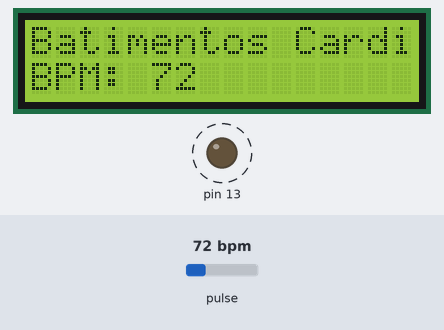
A sketch run on a simulated Arduino Uno, built with avr-gcc and run on an emulated ATmega328P. Shown: 16×2 character LCD, output pins drawn as LEDs (lit = HIGH). Dashed ring = blinking. Inputs (shaded band) come from the test bench; at power-on: pulse 72 bpm. What the sketch prints to the serial monitor is not drawn.

Above: at 1.4 s.
1.5 s: pulse set to 42 bpm
At 3.4 s:
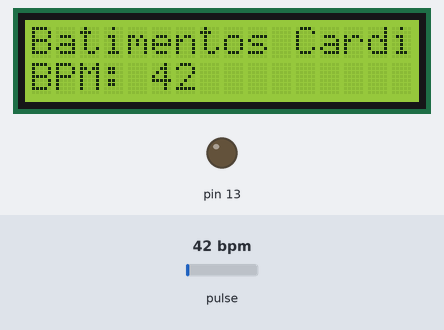
3.9 s: pulse set to 158 bpm
At 4.22 s:
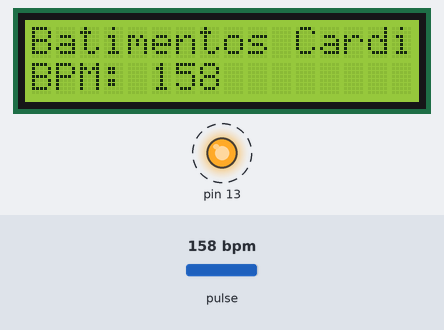
5.6 s: pulse set to 70 bpm
At 6.8 s:
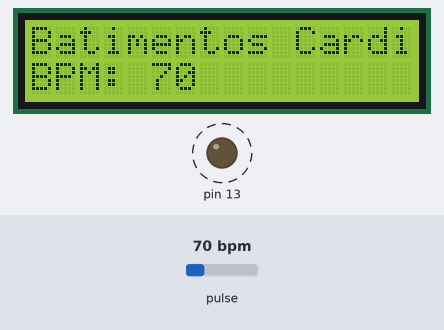
Timing chart, 0 to 13.8 s (numbered marks = the images above; inputs shaded):
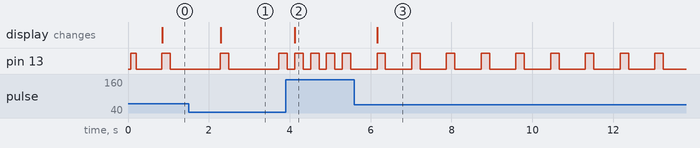

Measured:
- after the input at 1.5 s, the display: changes after 0.79 s (image 1)
- after the input at 3.9 s, the display: changes after 0.23 s (image 2)
- after the input at 5.6 s, pin 13: alternates HIGH for 0.21 s and LOW for 0.65 s, starting after 0.56 s; the display: changes after 0.56 s (image 3)

The sketch:

sensor_pulse.ino
```cpp
#include <LiquidCrystal.h>
#define USE_ARDUINO_INTERRUPTS true    // Set-up low-level interrupts for most acurate BPM math.
#include <PulseSensorPlayground.h>     // Includes the PulseSensorPlayground Library.

//  Variables
const int rs = 12, en = 11, d4 = 5, d5 = 4, d6 = 3, d7 = 2;
LiquidCrystal lcd(rs, en, d4, d5, d6, d7);

const int PulseWire = 0;       // PulseSensor PURPLE WIRE connected to ANALOG PIN 0
const int LED13 = 13;          // The on-board Arduino LED, close to PIN 13.
int Threshold = 550;           // Determine which Signal to "count as a beat" and which to ignore.
                               // Use the "Gettting Started Project" to fine-tune Threshold Value beyond default setting.
                               // Otherwise leave the default "550" value.

PulseSensorPlayground pulseSensor;  // Creates an instance of the PulseSensorPlayground object called "pulseSensor"


void setup() {
  lcd.begin(16, 2);

  Serial.begin(9600);          // For Serial Monitor

  // Configure the PulseSensor object, by assigning our variables to it.
  pulseSensor.analogInput(PulseWire);
  pulseSensor.blinkOnPulse(LED13);       //auto-magically blink Arduino's LED with heartbeat.
  pulseSensor.setThreshold(Threshold);

  // Double-check the "pulseSensor" object was created and "began" seeing a signal.
   if (pulseSensor.begin()) {
    Serial.println("AGUARDE, ADQUIRINDO DADOS: ");  //This prints one time at Arduino power-up,  or on Arduino reset.
  }
}


void loop() {

 int myBPM = pulseSensor.getBeatsPerMinute();  // Calls function on our pulseSensor object that returns BPM as an "int".
                                               // "myBPM" hold this BPM value now.

if (pulseSensor.sawStartOfBeat()) {            // Constantly test to see if "a beat happened".
 Serial.println("♥ Batimentos Cardiacos! "); // If test is "true", print a message "a heartbeat happened".
 Serial.print("BPM: ");                        // Print phrase "BPM: "
 Serial.println(myBPM);                        // Print the value inside of myBPM.
 lcd.clear();
 // Print a message to the LCD.
 lcd.print("Batimentos Cardiacos! ");
 lcd.setCursor(0,1);
 lcd.print("BPM: ");
 lcd.print(myBPM);


}

  delay(20);

}
```
